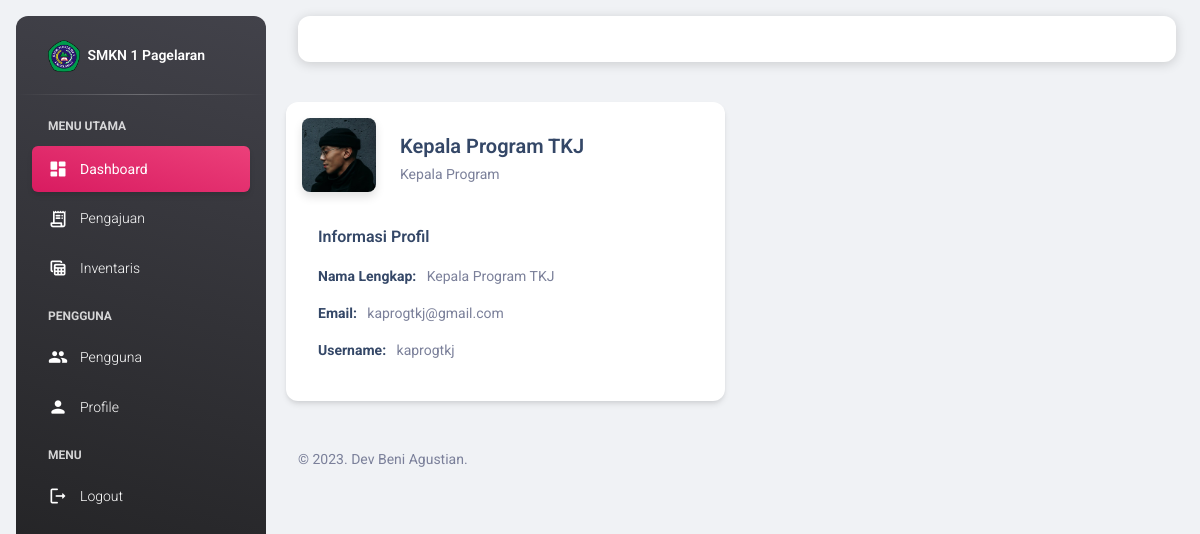
/view_user/profile.php (signed in), run on the app's committed database.
### tables this page shows
CREATE TABLE `users` (
  `id_user` int(11) NOT NULL,
  `nama` varchar(255) NOT NULL,
  `username` varchar(255) NOT NULL,
  `email` varchar(255) NOT NULL,
  `password` varchar(255) NOT NULL,
  `image` varchar(255) NOT NULL,
  `role_id` int(11) NOT NULL,
  `date_created` date NOT NULL,
  `is_active` int(11) NOT NULL
);

CREATE TABLE `users_role` (
  `id_role` int(11) NOT NULL,
  `role` varchar(255) NOT NULL
);

### functions.php (called while the page is built, shortened)
<?php
$conn = mysqli_connect("localhost", "root", "", "db_siib");
function query($query)
{
    global $conn;
    $result = mysqli_query($conn, $query);
    $rows = [];
    while ($row = mysqli_fetch_assoc($result)) {
        $rows[] = $row;
    }
    return $rows;
}

### view_user/profile.php (the view, shortened to what this page needs)
<?php
include "../templates/header.php";
?>
<div class="row mb-4">
    <div class="col-12 col-md-6">
        <div class="card card-body">
            <div class="row gx-4 mb-2">
                <div class="col-auto">
                    <div class="avatar avatar-xl position-relative">
                        <img src="../assets/img/bruce-mars.jpg" alt="profile_image"
                            class="w-100 border-radius-lg shadow-sm">
                    </div>
                </div>
                <div class="col-auto my-auto">
                    <div class="h-100">
                        <h5 class="mb-1">
                            <?= $user["nama"] ?>
                        </h5>
                        <p class="mb-0 font-weight-normal text-sm">
                            <?= $user["role"] ?>
                        </p>
                    </div>
                </div>
            </div>
            <div class="row">
                <div class="col-12">
                    <div class="card card-plain h-100">
                        <div class="card-header pb-0 p-3">
                            <div class="row">
                                <div class="col-md-8 d-flex align-items-center">
                                    <h6 class="mb-0">Informasi Profil</h6>
                                </div>
                                <div class="col-md-4 text-end">
                                    <a href="profile_edit.php">
                                        <i class="fas fa-user-edit text-secondary text-sm" data-bs-toggle="tooltip"
                                            data-bs-placement="top" title="Edit Profile"></i>
                                    </a>
                                </div>
                            </div>
                        </div>
                        <div class="card-body p-3">
                            <ul class="list-group">
                                <li class="list-group-item border-0 ps-0 pt-0 text-sm"><strong class="text-dark">Nama
                                        Lengkap:</strong>
                                    <?= $user["nama"] ?>
                                </li>
                                <li class="list-group-item border-0 ps-0 text-sm"><strong
                                        class="text-dark">Email:</strong>
                                    <?= $user["email"] ?>
                                </li>
                                <li class="list-group-item border-0 ps-0 text-sm"><strong
                                        class="text-dark">Username:</strong>
                                    <?= $user["username"] ?>
                                </li>
                            </ul>
                        </div>
                    </div>
                </div>
            </div>
        </div>
    </div>
</div>
<?php
include "../templates/footer.php";
?>

### data on the page
users: nama "Kepala Program TKJ", users_role.role "Kepala Program", email "kaprogtkj@gmail.com", username "kaprogtkj"
